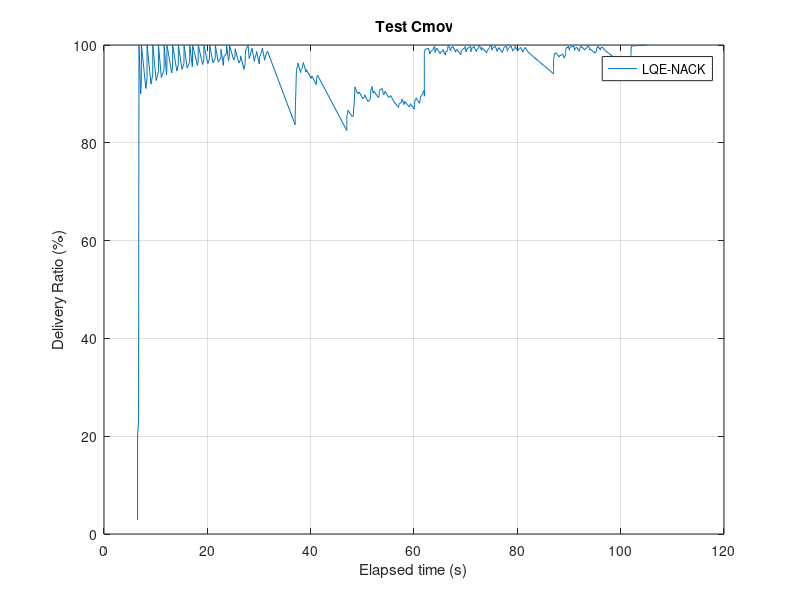
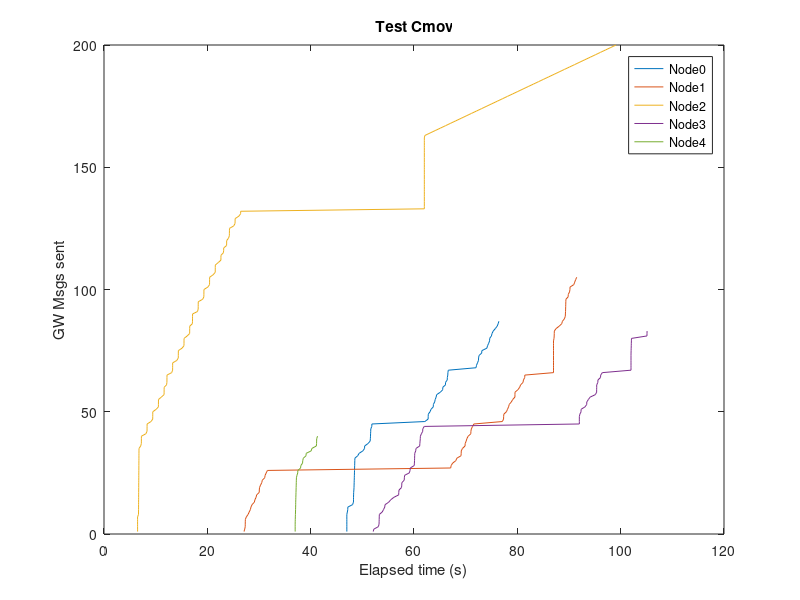
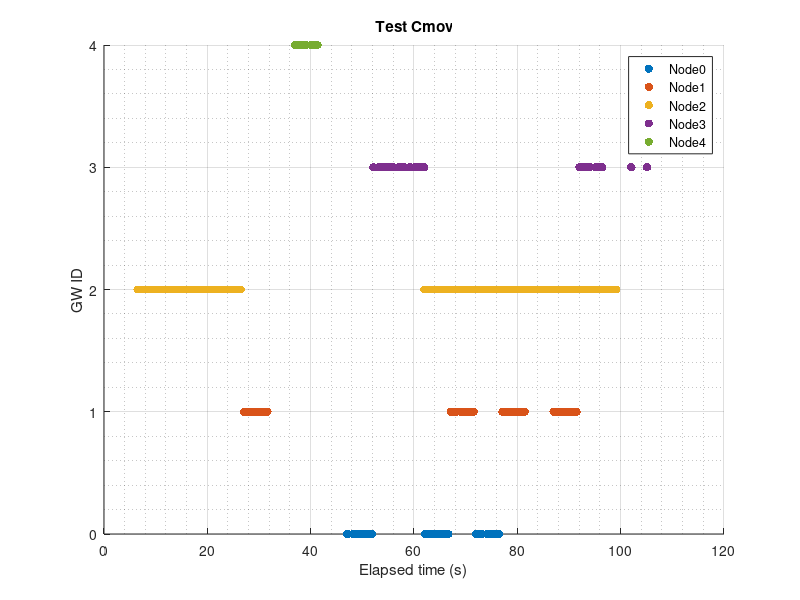

The MATLAB script that drew these images, in order:
%% Calculate Redudant Overhead 
close all; clear;clc; 
Nnodes=5;   %N� nodes generating msgs every second
maxT_sen=100;    %Time when nodes stop generating msgs+1


%% 

% Node[0]
%n0_sentNACK=textread('GwTimeRec.txt','%s');
name_rec=textread('ReachedGwName.txt','%s');
%
time_recC = fopen('GwTimeRec.txt','r');    %Name of the file with the receveid times
formatSpec = '%f';
time_rec = fscanf(time_recC,formatSpec);
fclose(time_recC);
%
%
i=1;
j=1;
countNACK=0;
gg=0;
while i<length(name_rec)
    j=i;
    while j<length(name_rec)
        if (strcmp(name_rec(i),name_rec(j)) && i~=j && ~strcmp(name_rec(i),{''}))
            %name_rec(i);          
            countNACK=countNACK+1;
            %name_rec(j)={''};
            %display('if');
            
            time_rec(j)=[];
            name_rec(j)=[];
        %end 
        else
            j=j+1;
        end
        %display('while2');
    end
    i=i+1;
    %display('while1');
end
display('ok');
%
count=1:1:length(time_rec);
i=1;
j=1;
while i<length(time_rec)+1
    j=fix(time_rec(i))+1;
    if fix(time_rec(i))>=maxT_sen
        j=maxT_sen;
    end
    drGW(i)=count(i)/(Nnodes*j)*100;
    i=i+1;
end
display('End calc DR')
plot(time_rec,drGW)
xlabel('Elapsed time (s)');
ylabel('Delivery Ratio (%)');
title('Test Cmov');
legend('LQE-NACK');
grid on;
%
hold off;
savefig('plotC_DR_GW')
display('Success:');
drGW(length(drGW))
display('Data Overhead:');
countNACK

%% 
%Verificar nº de gws
% % %
% Node[0]
%n0_sentNACK=textread('GwTimeRec.txt','%s');
name_recs=textread('ReachedGwSpcs.txt','%s');
%
name_recss=name_recs;
name_recsDoub=str2double(name_recs);
%
i=1;
j=1;
countREP=0;
gg=0;
%gw=1:1:Nnodes;
while i<length(name_recs)
    j=i;
    while j<length(name_recs)
        if (strcmp(name_recs(i),name_recs(j)) && i~=j && ~strcmp(name_recs(i),{''}))
            %name_rec(i);          
            countREP=countREP+1;    %counts how many times theres a repetition
            name_recs(j);
            %i
            %gw(name_recsDoub(i)+1)=gw(name_recsDoub(i)+1)+1
            name_recs(j)=[];
            name_recsDoub(j)=[];
           % gw(name_recs(i))=gw(name_recs(i))+1
        %end       
        else
            j=j+1;
        %display('while2');
        end
    end
    i=i+1;
    %display('while1');
end
display('Number of gws:');
length(name_recs)-1

%% Plot gw sending over time
figure
% %0
gw_rec0=textread('GwTimeRec00.txt','%s');
gw_re0=str2double(gw_rec0);
countgw_re0=1:1:length(gw_rec0);
plot(gw_re0, countgw_re0);
hold on;
%1
gw_rec1=textread('GwTimeRec01.txt','%s');
gw_re1=str2double(gw_rec1);
countgw_re1=1:1:length(gw_rec1);
plot(gw_re1, countgw_re1);
hold on;
% 2
gw_rec2=textread('GwTimeRec02.txt','%s');
gw_re2=str2double(gw_rec2);
countgw_re2=1:1:length(gw_rec2);
plot(gw_re2, countgw_re2);
hold on;
%3
gw_rec3=textread('GwTimeRec03.txt','%s');
gw_re3=str2double(gw_rec3);
countgw_re3=1:1:length(gw_rec3);
plot(gw_re3, countgw_re3);
hold on;
%4
gw_rec4=textread('GwTimeRec04.txt','%s');
gw_re4=str2double(gw_rec4);
countgw_re4=1:1:length(gw_rec4);
plot(gw_re4, countgw_re4);
hold on;
% %5
% gw_rec5=textread('GwTimeRec05.txt','%s');
% gw_re5=str2double(gw_rec5);
% countgw_re5=1:1:length(gw_rec5);
% plot(gw_re5, countgw_re5);
% hold on;
%6
% gw_rec6=textread('GwTimeRec06.txt','%s');
% gw_re6=str2double(gw_rec6);
% countgw_re6=1:1:length(gw_rec6);
% plot(gw_re6, countgw_re6);
% hold on;
% %7
% gw_rec7=textread('GwTimeRec07.txt','%s');
% gw_re7=str2double(gw_rec7);
% countgw_re7=1:1:length(gw_rec7);
% plot(gw_re7, countgw_re7);
% hold on;
% %8
% gw_rec8=textread('GwTimeRec08.txt','%s');
% gw_re8=str2double(gw_rec8);
% countgw_re8=1:1:length(gw_rec8);
% plot(gw_re8, countgw_re8);
% hold on;
% % %9
% gw_rec9=textread('GwTimeRec09.txt','%s');
% gw_re9=str2double(gw_rec9);
% countgw_re9=1:1:length(gw_rec9);
% plot(gw_re9, countgw_re9,'Linewidth',2);
% hold on;
% %10
% gw_rec10=textread('GwTimeRec10.txt','%s');
% gw_re10=str2double(gw_rec10);
% countgw_re10=1:1:length(gw_rec10);
% plot(gw_re10, countgw_re10,'Linewidth',2);
% hold on;
%end
xlabel('Elapsed time (s)');
ylabel('GW Msgs sent');
title('Test Cmov');
% legend('Node0','Node1', 'Node2');
legend('Node0','Node1','Node2','Node3', 'Node4');
savefig('GwsNo')
%%
figure
%0
gw_rec0=textread('GwTimeRec00.txt','%s');
gw_re0=str2double(gw_rec0);
countgw_re0=zeros(length(gw_rec0),1);
scatter(gw_re0, countgw_re0, 'filled');
hold on;
%1
gw_rec1=textread('GwTimeRec01.txt','%s');
gw_re1=str2double(gw_rec1);
countgw_re1=1+zeros(length(gw_rec1),1);
scatter(gw_re1, countgw_re1, 'filled');
hold on;
%2
gw_rec2=textread('GwTimeRec02.txt','%s');
gw_re2=str2double(gw_rec2);
countgw_re2=2+zeros(length(gw_rec2),1);
scatter(gw_re2, countgw_re2, 'filled');
hold on;
%3
gw_rec3=textread('GwTimeRec03.txt','%s');
gw_re3=str2double(gw_rec3);
countgw_re3=3+zeros(length(gw_rec3),1);
scatter(gw_re3, countgw_re3, 'filled');
hold on;
%4
gw_rec4=textread('GwTimeRec04.txt','%s');
gw_re4=str2double(gw_rec4);
countgw_re4=4+zeros(length(gw_rec4),1);
scatter(gw_re4, countgw_re4, 'filled');
hold on;

xlabel('Elapsed time (s)');
ylabel('GW ID');
title('Test Cmov');
% legend('Node0','Node1','Node2');
legend('Node0','Node1','Node2','Node3', 'Node4');
grid on
grid minor
savefig('GesTemp')

%
axis([0 110 -1 5])
set(gca,'ytick',[0 1 2 3 4])

%%
%sum of hops
gw_hop=textread('GwMsgHops.txt','%s');
gw_hops=str2double(gw_hop);

h=1;
sum=0;
while h<length(gw_hops)+1
    sum=sum+gw_hops(h);
    h=h+1;
end
display('Total hops:');
sum